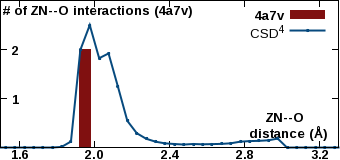

Here is the gnuplot script that generated this plot:
set encoding iso_8859_1
set terminal pngcairo transparent enhanced size 340, 160 font "Arial Bold,10"
set output "/var/www/html/csgid/app/webroot/neighborhood_temp/4a7v/ZN--O.png"
set lmargin at screen 0.00
set bmargin at screen 0.08
set rmargin at screen 0.995
set tmargin at screen 1.00
set xrange [1.5:3.3]
set format x "%3.1f"
set xtics 1.6,0.4,3.2
set xtics offset 0,graph 0.065
set yrange [0:4875.6]
unset ytics
set y2range [0:3]
set y2tics 1,1,2
set y2tics offset -49,graph 0.00
set y2tics mirror
set view 80,45
set key top right
set boxwidth 0.06
set style fill solid 1.0
set xlabel "ZN--O \n distance (\305)" offset 17,4.4
set y2label "# of ZN--O interactions (4a7v)" offset -40,4 rotate by 0
plot "-" using ($1+0.05):2 with boxes lc rgb "#801010" axis x1y2 title "4a7v", \
     "/var/www/html/csgid/app/webroot/neighborhood_temp/csd_metal_distances/ZN--O.csv" using ($1+0.025):2 with linespoints linewidth 2 pointtype 7 pointsize 0.2 lc rgb "#074a7e" title "CSD^{4}" axis x1y1
1.9	2
e
